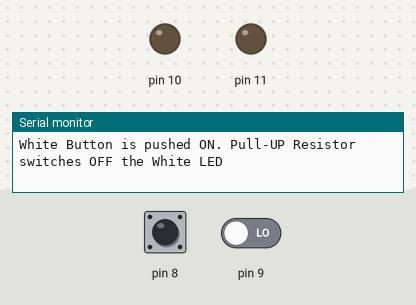
This sketch was run on a simulated Arduino Uno, built with avr-gcc and run on an emulated ATmega328P. Parts: output pins drawn as LEDs (lit = HIGH), the last lines printed to the serial monitor. Dashed ring = blinking. The inputs (shaded band) are chosen by the test bench; at power-on: pin 8 LOW, pin 9 LOW.

Above: at 1.2 s.
1.3 s: pin 8 driven HIGH
At 2.0 s:
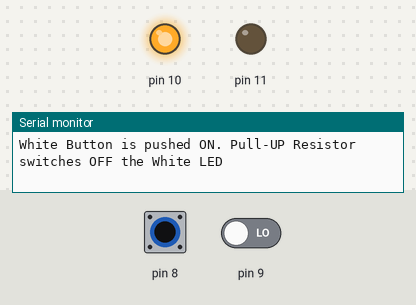
2.8 s: pin 9 driven HIGH
At 3.4 s:
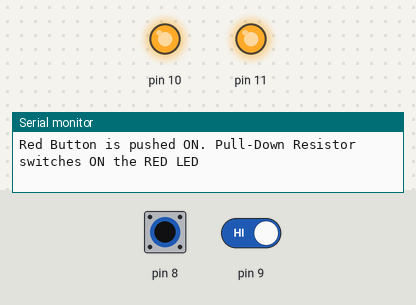
4.3 s: pin 8 driven LOW
At 5.5 s:
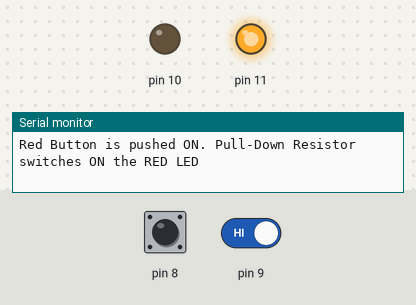
5.8 s: pin 9 driven LOW
At 6.1 s:
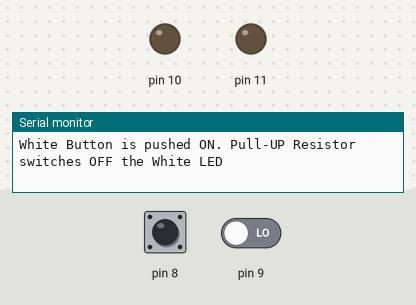
8.8 s: pin 8 pulsed HIGH 2 times (0.12 s each, 0.3 s apart)
At 8.87 s:
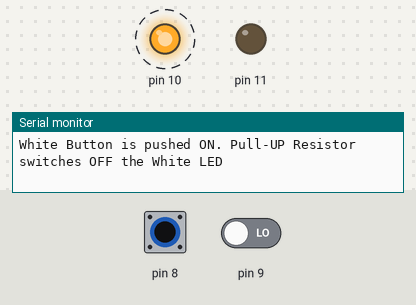
12.4 s: pin 8 driven HIGH and pin 9 driven HIGH
At 13.5 s:
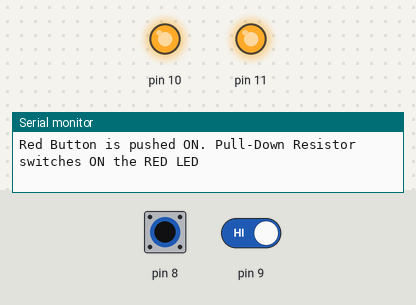
Timing chart, 0 to 15.4 s (numbered marks = the images above; inputs shaded):
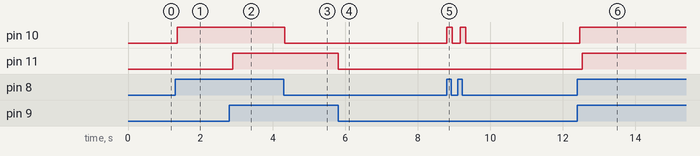

Measured:
- after the input at 1.3 s, pin 10: LOW → HIGH after 0.06 s
- after the input at 2.8 s, pin 11: LOW → HIGH after 0.09 s
- after the input at 4.3 s, pin 10: HIGH → LOW at once
- after the input at 5.8 s, pin 11: HIGH → LOW at once
- after the input at 8.8 s, pin 10: alternates HIGH for 0.15 s and LOW for 0.22 s, 4 changes in all, then stays LOW, starting at once
- after the input at 12.4 s, pin 10: LOW → HIGH after 0.07 s; pin 11: LOW → HIGH after 0.14 s

The sketch:

Pullup_and_Pulldown.ino
```cpp
// Initialzing two variables to store the state of the buttons
int buttonState1, buttonState2;      // variable for reading the pushbutton status

void setup() {
  //start serial connection
  Serial.begin(9600);

  //Setting PinMode
  DDRB = B00001100; // Setting button1 = D8(Input) ;  button2 = D9(Input);  RedLed =  D10(Output); WhiteLed =  D11(Output);
}

void loop() {

  // read the state of the pushbutton value:
   buttonState1 = PINB & B00000001;  //performing AND operation to PINB to extract D8 value
   buttonState2 = PINB & B00000010;  //performing AND operation to PINB to extract D9 value


  // Checking the status of Button1
  if (buttonState1 == B00000001) { PORTB = PORTB | B00000100;  // turn on Red Led(D10)
    Serial.println("Red Button is pushed ON. Pull-Down Resistor switches ON the RED LED");
  } else {
    PORTB = PORTB & B11111011;  // turn RED LED off:
  }

   // Checking the status of Button2
  if (buttonState2 == B00000010) { PORTB = PORTB | B00001000;  // turn ON White Led(D11)
  } else {
    PORTB = PORTB & B11110111;  // turn WHITE LED off:
    Serial.println("White Button is pushed ON. Pull-UP Resistor switches OFF the White LED");
  }
}
```
